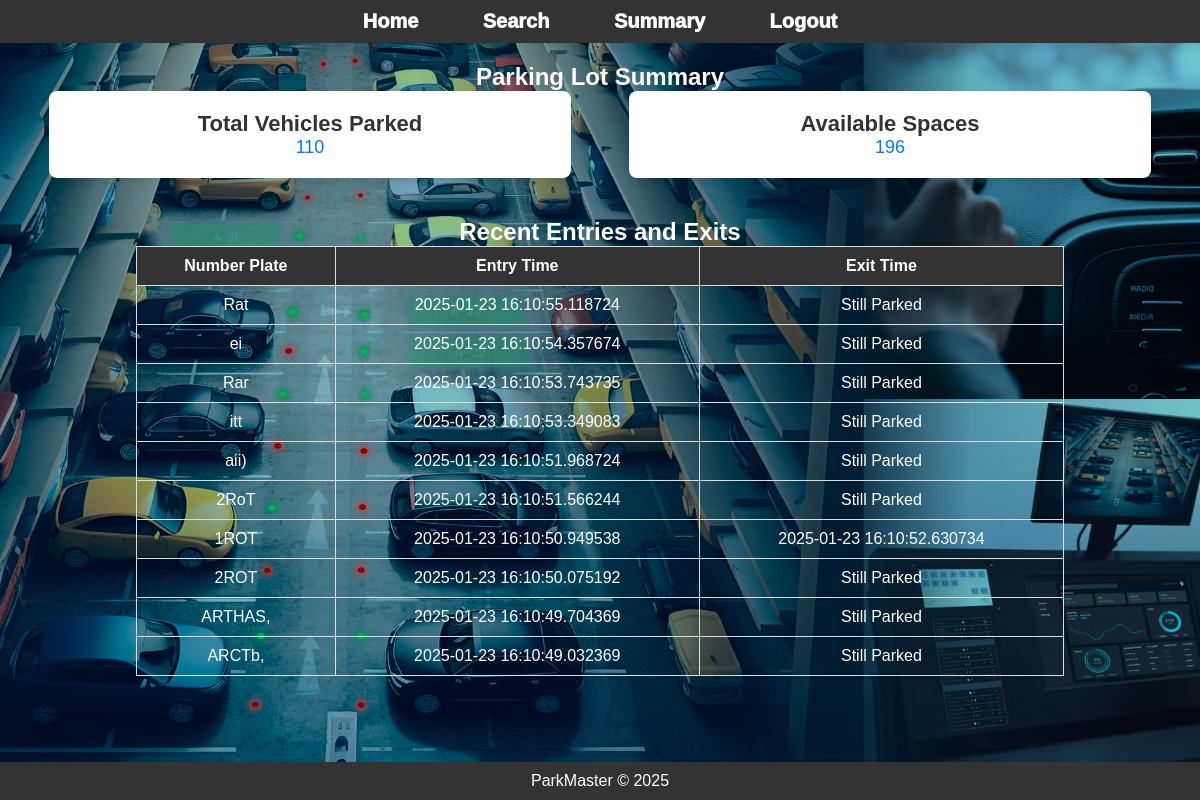
Screenshot of /summary (signed in) with the database file from the repository.
### model.py (models this page shows, shortened)
class ParkingData(db.Model):
    id = db.Column(db.Integer, primary_key=True)
    number_plate = db.Column(db.String(20), nullable=False)
    entry_time = db.Column(db.DateTime, nullable=False, default=datetime.utcnow)
    exit_time = db.Column(db.DateTime)
    parking_lot_id = db.Column(db.Integer, db.ForeignKey('parking_lot.id'), nullable=False)
    parking_lot = db.relationship('ParkingLot', lazy=True)

### app.py (the view)
@app.route('/summary')
def summary():
    if 'user' not in session:
        flash('Please log in first.', 'warning')
        return redirect(url_for('login'))
    user = User.query.filter_by(email=session['user']).first_or_404()  # Fetch the logged-in user
    parking_lot = ParkingLot.query.get(user.parking_lot_id)  # Fetch the parking lot associated with the user
    if not parking_lot:
        flash('Parking lot not found.', 'danger')
        return redirect(url_for('dashboard'))
    total_vehicles = ParkingData.query.filter_by(parking_lot_id=parking_lot.id).count()  # Total vehicles in the user's parking lot
    cars_in_parking = ParkingData.query.filter_by(parking_lot_id=parking_lot.id, exit_time=None).count()  # Cars still in the parking lot
    available_spaces = (parking_lot.capacity - cars_in_parking)  # Available spaces based on parking lot capacity
    recent_records = ParkingData.query.filter_by(parking_lot_id=parking_lot.id).order_by(ParkingData.entry_time.desc()).limit(10).all()
    return render_template(
        'summary.html',
        total_vehicles=total_vehicles,
        available_spaces=available_spaces,
        recent_records=recent_records,
        parking_lot=parking_lot
    )

### templates/summary.html (shortened to what this page needs)
<!DOCTYPE html>
<html lang="en">
<head>
    <link rel="stylesheet" href="../static/styles.css">
</head>
<body>
    <body style="background-image:url(../static/bg.png);">
        <nav>
            <ul>
                <li><a href="{{ url_for('dashboard') }}">Home</a></li>
                <li><a href="{{ url_for('search') }}">Search</a></li>
                <li><a href="{{ url_for('summary') }}">Summary</a></li>
                <li><a href="{{ url_for('logout') }}">Logout</a></li>
            </ul>
        </nav>
        <section class="summary-section">
            <h1>Parking Lot Summary</h1>
            <div class="summary-box">
                <div class="summary-item">
                    <h2>Total Vehicles Parked</h2>
                    <p id="total-vehicles">{{ total_vehicles }}</p>
                </div>
                <div class="summary-item">
                    <h2>Available Spaces</h2>
                    <p id="available-spaces">{{ available_spaces }}</p>
                </div>
            </div>
            <div class="recent-entries">
                <h2>Recent Entries and Exits</h2>
                <table id="entries-table">
                    <thead>
                        <tr>
                            <th>Number Plate</th>
                            <th>Entry Time</th>
                            <th>Exit Time</th>
                        </tr>
                    </thead>
                    <tbody>
                        {% for record in recent_records %}
                            <tr>
                                <td>{{ record.number_plate }}</td>
                                <td>{{ record.entry_time }}</td>
                                <td>{{ record.exit_time or "Still Parked" }}</td>
                            </tr>
                        {% endfor %}
                    </tbody>
                </table>
            </div>
        </section>
        <footer>
            <p>ParkMaster &copy; 2025</p>
        </footer>
    </body>
</html>

### static/styles.css (style rules this page uses)
* { margin: 0; padding: 0; box-sizing: border-box; }
body { font-family: Arial, sans-serif; background-color: #1A1A2E; color: #FFF; }
nav a { margin: 0 15px; color: #FFF; text-decoration: none; font-size: 1rem; font-weight: 1000; font-size: 20px; }
footer { background-color: #0F3460; color: white; text-align: center; padding: 10px; position: fixed; width: 100%; bottom: 0; }
a { text-decoration: none; color: #66b3ff; margin-top: 15px; display: inline-block; font-size: 0.9rem; transition: color 0.3s ease; }
footer { background-color: #333; color: white; padding: 10px; text-align: center; position: fixed; bottom: 0; width: 100%; }
.summary-section { margin: 20px; text-align: center; }
.summary-box { display: flex; justify-content: space-around; margin-bottom: 40px; }
.summary-item { background-color: #fff; padding: 20px; border-radius: 8px; box-shadow: 0 4px 8px rgba(0, 0, 0, 0.1); width: 45%; }
.summary-item h2 { font-size: 22px; color: #333; }
.summary-item p { font-size: 18px; color: #007bff; }
.recent-entries { margin-top: 40px; }
#entries-table { width: 80%; margin: 0 auto; border-collapse: collapse; }
#entries-table th, #entries-table td { padding: 10px; text-align: center; border: 1px solid #ddd; }
#entries-table th { background-color: #333; color: white; }

### templates/summary.html (style rules this page uses)
nav { background-color: #333; color: white; padding: 10px; text-align: center; }
nav ul { list-style-type: none; padding: 0; }
nav ul li { display: inline; margin: 0 15px; }
nav ul li a { color: white; text-decoration: none; }

### rows the page displays
ParkingData: number_plate "Rat", entry_time "2025-01-23 16:10:55.118724", exit_time "Still Parked"
ParkingData: number_plate "ei", entry_time "2025-01-23 16:10:54.357674", exit_time "Still Parked"
ParkingData: number_plate "Rar", entry_time "2025-01-23 16:10:53.743735", exit_time "Still Parked"
ParkingData: number_plate "itt", entry_time "2025-01-23 16:10:53.349083", exit_time "Still Parked"
ParkingData: number_plate "aii)", entry_time "2025-01-23 16:10:51.968724", exit_time "Still Parked"
ParkingData: number_plate "2RoT", entry_time "2025-01-23 16:10:51.566244", exit_time "Still Parked"
ParkingData: number_plate "1ROT", entry_time "2025-01-23 16:10:50.949538", exit_time "2025-01-23 16:10:52.630734"
ParkingData: number_plate "2ROT", entry_time "2025-01-23 16:10:50.075192", exit_time "Still Parked"
ParkingData: number_plate "ARTHAS,", entry_time "2025-01-23 16:10:49.704369", exit_time "Still Parked"
ParkingData: number_plate "ARCTb,", entry_time "2025-01-23 16:10:49.032369", exit_time "Still Parked"

### other values shown
{{ total_vehicles }} "110"
{{ available_spaces }} "196"
